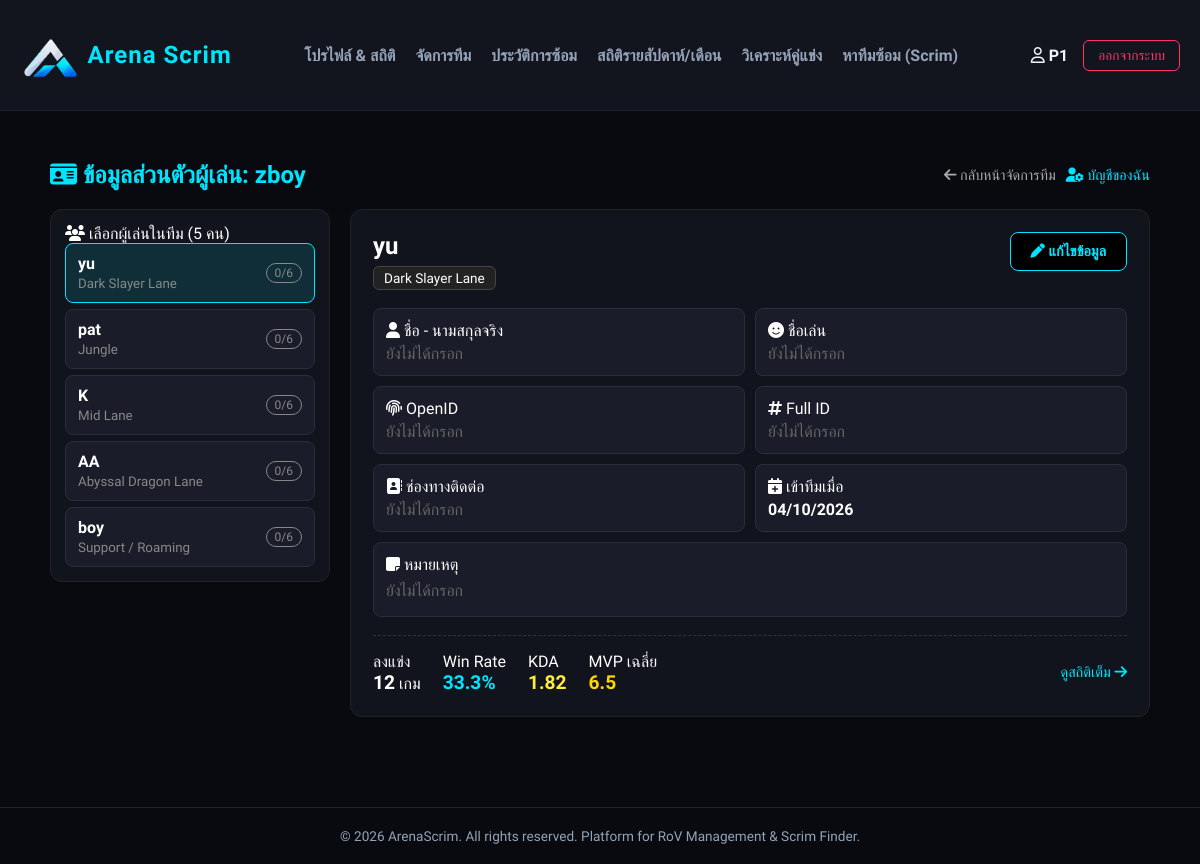
The app's page /ArenaScrim/ArenaScrim/user/member-info.php (signed in) with its own data.
### tables this page shows
CREATE TABLE `teams` (
  `team_id` int(11) NOT NULL,
  `team_name` varchar(100) NOT NULL,
  `team_tag` varchar(10) NOT NULL,
  `leader_id` int(11) DEFAULT NULL COMMENT 'โค้ชของทีม (NULL = ไม่มีโค้ช)',
  `discord_link` varchar(255) DEFAULT NULL,
  `facebook_link` varchar(255) DEFAULT NULL,
  `line_id` varchar(100) DEFAULT NULL,
  `created_at` timestamp NOT NULL DEFAULT current_timestamp()
);

CREATE TABLE `team_members` (
  `member_id` int(11) NOT NULL,
  `team_id` int(11) NOT NULL,
  `user_id` int(11) DEFAULT NULL COMMENT 'บัญชีที่เพิ่มรายชื่อ (ไม่ใช่บัญชีของผู้เล่น — D-11)',
  `in_game_name` varchar(100) NOT NULL,
  `main_role` varchar(50) DEFAULT NULL,
  `nickname` varchar(100) DEFAULT NULL COMMENT 'ชื่อเล่น',
  `fullname` varchar(255) DEFAULT NULL COMMENT 'ชื่อ-นามสกุลจริง',
  `open_id` varchar(100) DEFAULT NULL COMMENT 'OpenID ในเกม',
  `full_id` varchar(100) DEFAULT NULL COMMENT 'Full ID ตัวละคร',
  `current_rank` varchar(50) DEFAULT NULL COMMENT 'แรงก์ปัจจุบัน',
  `contact` varchar(255) DEFAULT NULL COMMENT 'ช่องทางติดต่อ เช่น Line / Discord',
  `member_note` text DEFAULT NULL COMMENT 'หมายเหตุ ฮีโร่ถนัด ฯลฯ',
  `info_updated_at` datetime DEFAULT NULL COMMENT 'แก้ไขข้อมูลส่วนตัวล่าสุด',
  `joined_at` timestamp NOT NULL DEFAULT current_timestamp()
);

### ArenaScrim/ArenaScrim/config/functions.php (called while the page is built, shortened)
<?php
function e($value)
{
    return htmlspecialchars((string)($value ?? ''), ENT_QUOTES, 'UTF-8');
}
function require_login()
{
    global $pdo;
    if (isset($pdo)) {
        $stmt = $pdo->prepare("SELECT role FROM users WHERE user_id = ?");
        $stmt->execute([$_SESSION['user_id']]);
        $role = $stmt->fetchColumn();
    }
    return (int)$_SESSION['user_id'];
}
function get_led_team(PDO $pdo, $user_id)
{
    $stmt = $pdo->prepare("SELECT * FROM teams WHERE leader_id = ? LIMIT 1");
    $stmt->execute([$user_id]);
    return $stmt->fetch() ?: null;
}
function get_user_team(PDO $pdo, $user_id)
{
    $team = get_led_team($pdo, $user_id);
    if ($team) {
        return $team;
    }
    $stmt = $pdo->prepare("SELECT t.* FROM teams t JOIN team_members tm ON t.team_id = tm.team_id WHERE tm.user_id = ? LIMIT 1");
    $stmt->execute([$user_id]);
    return $stmt->fetch() ?: null;
}

### ArenaScrim/ArenaScrim/user/member-info.php (the view, shortened to what this page needs)
<?php
require_once '../config/db.php';
$user_id = require_login();
$team = get_user_team($pdo, $user_id);
$team_id = (int)$team['team_id'];
$is_leader = (int)$team['leader_id'] === $user_id;
$ROLES = MEMBER_ROLES;
$RANKS = RANKS;
$stmt = $pdo->prepare("SELECT * FROM team_members WHERE team_id = ? ORDER BY member_id");
$stmt->execute([$team_id]);
$members = $stmt->fetchAll();
$selected = null;
if (!$selected && $members) {
    $selected = $members[0];
}
$edit_mode = $selected && $is_leader && isset($_GET['edit']);
$summary = null;
if ($selected) {
    $stmt = $pdo->prepare("SELECT COUNT(*) AS games, SUM(m.match_result = 'WIN') AS wins,
            SUM(s.kills) AS k, SUM(s.deaths) AS d, SUM(s.assists) AS a, AVG(s.mvp_score) AS mvp
        FROM match_player_stats s JOIN scrim_matches m ON s.match_id = m.match_id WHERE s.member_id = ?");
    $stmt->execute([$selected['member_id']]);
    $summary = $stmt->fetch();
}
$INFO_FIELDS = ['nickname', 'fullname', 'open_id', 'full_id', 'current_rank', 'contact'];
$filled = function ($m) use ($INFO_FIELDS) {
    return count(array_filter($INFO_FIELDS, function ($f) use ($m) { return !empty($m[$f]); }));
};
$card = "background: #12141d; padding: 22px; border-radius: 12px; border: 1px solid #222;";
$input = "width: 100%; padding: 10px; margin-top: 5px; background: #090a0f; border: 1px solid #333; color: #fff; border-radius: 6px; box-sizing: border-box;";
$label = "color: #aaa; font-size: 0.85rem;";
include '../includes/header.php';
?>
<div style="max-width: 1100px; margin: 30px auto; color: #fff;">
    <div style="display: flex; justify-content: space-between; align-items: center; margin-bottom: 20px; flex-wrap: wrap; gap: 10px;">
        <h2 style="color: #00e5ff; margin: 0;"><i class="fa-solid fa-id-card"></i> ข้อมูลส่วนตัวผู้เล่น: <?= e($team['team_name']) ?></h2>
        <div style="display: flex; gap: 10px;">
            <a href="team-manage.php" style="color: #aaa; text-decoration: none; font-size: 0.9rem;"><i class="fa-solid fa-arrow-left"></i> กลับหน้าจัดการทีม</a>
            <a href="profile-edit.php" style="color: #00e5ff; text-decoration: none; font-size: 0.9rem;"><i class="fa-solid fa-user-gear"></i> บัญชีของฉัน</a>
        </div>
    </div>
    <?php if (!$members): ?>
        <div style="<?= $card ?> color: #aaa;">
            ยังไม่มีสมาชิกในทีม <?php if ($is_leader): ?><a href="member-add.php" style="color: #00e5ff;">เพิ่มสมาชิก</a> ก่อน<?php endif; ?>
        </div>
    <?php else: ?>
    <div style="display: grid; grid-template-columns: 280px 1fr; gap: 20px; align-items: start;">
        <div style="<?= $card ?> padding: 14px;">
            <div style="<?= $label ?> margin: 0 0 10px 6px;"><i class="fa-solid fa-users"></i> เลือกผู้เล่นในทีม (<?= count($members) ?> คน)</div>
            <div style="display: flex; flex-direction: column; gap: 6px;">
                <?php foreach ($members as $m): ?>
                    <?php $active = $selected && (int)$m['member_id'] === (int)$selected['member_id']; $n = $filled($m); ?>
                    <a href="member-info.php?member_id=<?= (int)$m['member_id'] ?>"
                       style="display: flex; justify-content: space-between; align-items: center; padding: 10px 12px; border-radius: 8px; text-decoration: none;
                              background: <?= $active ? 'rgba(0,229,255,0.12)' : '#1a1d29' ?>; border: 1px solid <?= $active ? '#00e5ff' : '#2a2d3a' ?>;">
                        <span>
                            <strong style="color: #fff; display: block;"><?= e($m['in_game_name']) ?></strong>
                            <small style="color: #888;"><?= e($ROLES[$m['main_role']] ?? $m['main_role'] ?: 'ไม่ระบุตำแหน่ง') ?></small>
                        </span>
                        <span title="กรอกข้อมูลแล้ว <?= $n ?>/<?= count($INFO_FIELDS) ?> ช่อง"
                              style="font-size: 0.75rem; padding: 2px 8px; border-radius: 10px; white-space: nowrap;
                                     color: <?= $n === count($INFO_FIELDS) ? '#0ca5bd' : ($n ? '#ffd700' : '#888') ?>; border: 1px solid currentColor;">
                            <?= $n === count($INFO_FIELDS) ? '✔ ครบ' : "$n/" . count($INFO_FIELDS) ?>
                        </span>
                    </a>
                <?php endforeach; ?>
            </div>
        </div>
        <div style="<?= $card ?>">
            <?php if ($edit_mode): ?>
                <h3 style="margin: 0 0 15px 0; color: #ffd700;"><i class="fa-solid fa-pen"></i> แก้ไขข้อมูล: <?= e($selected['in_game_name']) ?></h3>
                <form method="POST" action="member-info.php" style="display: grid; grid-template-columns: 1fr 1fr; gap: 14px;"> <?= csrf_field() ?>
                    <input type="hidden" name="member_id" value="<?= (int)$selected['member_id'] ?>">
                    <div>
                        <label style="<?= $label ?>">ชื่อในเกม (IGN) *</label>
                        <input type="text" name="in_game_name" required maxlength="100" value="<?= e($selected['in_game_name']) ?>" style="<?= $input ?>">
                    </div>
                    <div>
                        <label style="<?= $label ?>">ตำแหน่งการเล่น</label>
                        <select name="main_role" style="<?= $input ?>">
                            <?php foreach ($ROLES as $v => $text): ?>
                                <option value="<?= e($v) ?>" <?= $selected['main_role'] === $v ? 'selected' : '' ?>><?= e($text) ?></option>
                            <?php endforeach; ?>
                        </select>
                    </div>
                    <div>
                        <label style="<?= $label ?>">ชื่อเล่น</label>
                        <input type="text" name="nickname" maxlength="100" value="<?= e($selected['nickname']) ?>" placeholder="เช่น บอย" style="<?= $input ?>">
                    </div>
                    <div>
                        <label style="<?= $label ?>">ชื่อ - นามสกุลจริง</label>
                        <input type="text" name="fullname" maxlength="255" value="<?= e($selected['fullname']) ?>" placeholder="เช่น สมชาย ใจดี" style="<?= $input ?>">
                    </div>
                    <div>
                        <label style="<?= $label ?>">OpenID (รหัส OpenID ในเกม)</label>
                        <input type="text" name="open_id" maxlength="100" value="<?= e($selected['open_id']) ?>" placeholder="เช่น 1234567890abcdef" style="<?= $input ?>">
                    </div>
                    <div>
                        <label style="<?= $label ?>">Full ID (ID ตัวละครเต็ม)</label>
                        <input type="text" name="full_id" maxlength="100" value="<?= e($selected['full_id']) ?>" placeholder="เช่น 9876543210" style="<?= $input ?>">
                    </div>
                    <div>
                        <label style="<?= $label ?>">แรงก์ปัจจุบัน</label>
                        <input type="text" name="current_rank" maxlength="50" list="rank-list" value="<?= e($selected['current_rank']) ?>" placeholder="เลือกหรือพิมพ์แรงก์" style="<?= $input ?>">
                        <datalist id="rank-list">
                            <?php foreach ($RANKS as $r): ?><option value="<?= e($r) ?>"><?php endforeach; ?>
                        </datalist>
                    </div>
                    <div>
                        <label style="<?= $label ?>">ช่องทางติดต่อ (Line / Discord / เบอร์โทร)</label>
                        <input type="text" name="contact" maxlength="255" value="<?= e($selected['contact']) ?>" placeholder="เช่น Line: boy123" style="<?= $input ?>">
                    </div>
                    <div style="grid-column: 1 / -1;">
                        <label style="<?= $label ?>">หมายเหตุ (ฮีโร่ถนัด เวลาที่สะดวกซ้อม ฯลฯ)</label>
                        <textarea name="member_note" rows="3" maxlength="2000" style="<?= $input ?> resize: vertical; font-family: inherit;"><?= e($selected['member_note']) ?></textarea>
                    </div>
                    <div style="grid-column: 1 / -1; display: flex; gap: 10px;">
                        <button type="submit" class="btn-cyber" style="flex: 1; padding: 12px; cursor: pointer;">บันทึกข้อมูล</button>
                        <a href="member-info.php?member_id=<?= (int)$selected['member_id'] ?>" style="padding: 12px 20px; background: #222; color: #aaa; text-decoration: none; border-radius: 6px; border: 1px solid #333;">ยกเลิก</a>
                    </div>
                </form>
            <?php else: ?>
                <div style="display: flex; justify-content: space-between; align-items: flex-start; gap: 10px; margin-bottom: 18px;">
                    <div>
                        <h3 style="margin: 0; font-size: 1.5rem;"><?= e($selected['in_game_name']) ?>
                        </h3>
                        <div style="margin-top: 6px; display: flex; gap: 8px; flex-wrap: wrap;">
                            <span style="padding: 3px 10px; border-radius: 6px; background: #222; border: 1px solid #444; font-size: 0.85rem;"><?= e($ROLES[$selected['main_role']] ?? $selected['main_role'] ?: 'ไม่ระบุตำแหน่ง') ?></span>
                        </div>
                    </div>
                    <?php if ($is_leader): ?>
                        <a href="member-info.php?member_id=<?= (int)$selected['member_id'] ?>&edit=1" class="btn-cyber" style="text-decoration: none; font-size: 0.9rem; white-space: nowrap;"><i class="fa-solid fa-pen"></i> แก้ไขข้อมูล</a>
                    <?php endif; ?>
                </div>
                <?php
                $rows = [
                    ['fa-user', 'ชื่อ - นามสกุลจริง', $selected['fullname']],
                    ['fa-face-smile', 'ชื่อเล่น', $selected['nickname']],
                    ['fa-fingerprint', 'OpenID', $selected['open_id']],
                    ['fa-hashtag', 'Full ID', $selected['full_id']],
                    ['fa-address-book', 'ช่องทางติดต่อ', $selected['contact']],
                    ['fa-calendar-plus', 'เข้าทีมเมื่อ', date('d/m/Y', strtotime($selected['joined_at']))],
                ];
                ?>
                <div style="display: grid; grid-template-columns: 1fr 1fr; gap: 10px;">
                    <?php foreach ($rows as [$icon, $name, $value]): ?>
                        <div style="background: #1a1d29; border: 1px solid #2a2d3a; border-radius: 8px; padding: 12px;">
                            <div style="<?= $label ?>"><i class="fa-solid <?= $icon ?>"></i> <?= $name ?></div>
                            <div style="margin-top: 4px; font-weight: 600; word-break: break-all; <?= $value ? '' : 'color: #666; font-weight: normal;' ?>">
                                <?= $value ? e($value) : 'ยังไม่ได้กรอก' ?>
                            </div>
                        </div>
                    <?php endforeach; ?>
                </div>
                <div style="background: #1a1d29; border: 1px solid #2a2d3a; border-radius: 8px; padding: 12px; margin-top: 10px;">
                    <div style="<?= $label ?>"><i class="fa-solid fa-note-sticky"></i> หมายเหตุ</div>
                    <div style="margin-top: 4px; line-height: 1.6; <?= $selected['member_note'] ? '' : 'color: #666;' ?>">
                        <?= $selected['member_note'] ? nl2br(e($selected['member_note'])) : 'ยังไม่ได้กรอก' ?>
                    </div>
                </div>
                <div style="margin-top: 18px; padding-top: 16px; border-top: 1px dashed #333; display: flex; justify-content: space-between; align-items: center; flex-wrap: wrap; gap: 12px;">
                    <div style="display: flex; gap: 22px; flex-wrap: wrap;">
                        <?php $g = (int)($summary['games'] ?? 0); ?>
                        <div><div style="<?= $label ?>">ลงแข่ง</div><b style="font-size: 1.2rem;"><?= $g ?></b> เกม</div>
                        <div><div style="<?= $label ?>">Win Rate</div><b style="font-size: 1.2rem; color: #00e5ff;"><?= $g ? number_format($summary['wins'] / $g * 100, 1) : '0.0' ?>%</b></div>
                        <div><div style="<?= $label ?>">KDA</div><b style="font-size: 1.2rem; color: #ffeb3b;"><?= $g ? number_format(($summary['k'] + $summary['a']) / max(1, $summary['d']), 2) : '-' ?></b></div>
                        <div><div style="<?= $label ?>">MVP เฉลี่ย</div><b style="font-size: 1.2rem; color: #ffd700;"><?= $g ? number_format($summary['mvp'], 1) : '-' ?></b></div>
                    </div>
                    <a href="member-stats.php?member_id=<?= (int)$selected['member_id'] ?>" style="color: #00e5ff; text-decoration: none; font-size: 0.9rem;">ดูสถิติเต็ม <i class="fa-solid fa-arrow-right"></i></a>
                </div>
            <?php endif; ?>
        </div>
    </div>
    <?php endif; ?>
</div>
<?php include '../includes/footer.php'; ?>

### ArenaScrim/ArenaScrim/assets/css/main.css (style rules this page uses)
:root { --bg-dark: #090A0F; --card-bg: #12151E; --border-color: #1E2433; --text-main: #F1F5F9; --text-muted: #94A3B8; --neon-cyan: #00E5FF; --neon-gold: #FFD700; --neon-red: #FF3366; }
*, *::before, *::after { box-sizing: border-box; }
body { background-color: var(--bg-dark); color: var(--text-main); font-family: 'Prompt', sans-serif; margin: 0; padding: 0; }
.btn-cyber { background-color: #000000; color: var(--neon-cyan); border: 1px solid var(--neon-cyan); padding: 10px 20px; border-radius: 8px; font-weight: 600; cursor: pointer; transition: all 0.3s ease; text-decoration: none; display: inline-block; }

### records on screen
teams: team_name "zboy"
team_members: in_game_name "yu", main_role "Dark Slayer Lane", n "0"
team_members: in_game_name "pat", main_role "Jungle", n "0"
team_members: in_game_name "K", main_role "Mid Lane", n "0"
team_members: in_game_name "AA", main_role "Abyssal Dragon Lane", n "0"
team_members: in_game_name "boy", main_role "Support / Roaming", n "0"

### other values on screen
$label "โปรไฟล์ & สถิติ"
$label "จัดการทีม"
$label "ประวัติการซ้อม"
$label "สถิติรายสัปดาห์/เดือน"
$label "วิเคราะห์คู่แข่ง"
$label "หาทีมซ้อม (Scrim)"
$_SESSION['display_name'] "P1"
count($members) "5"
$name "ชื่อ - นามสกุลจริง"
$name "ชื่อเล่น"
$name "OpenID"
$name "Full ID"
$name "ช่องทางติดต่อ"
$name "เข้าทีมเมื่อ"
$value "04/10/2026"
